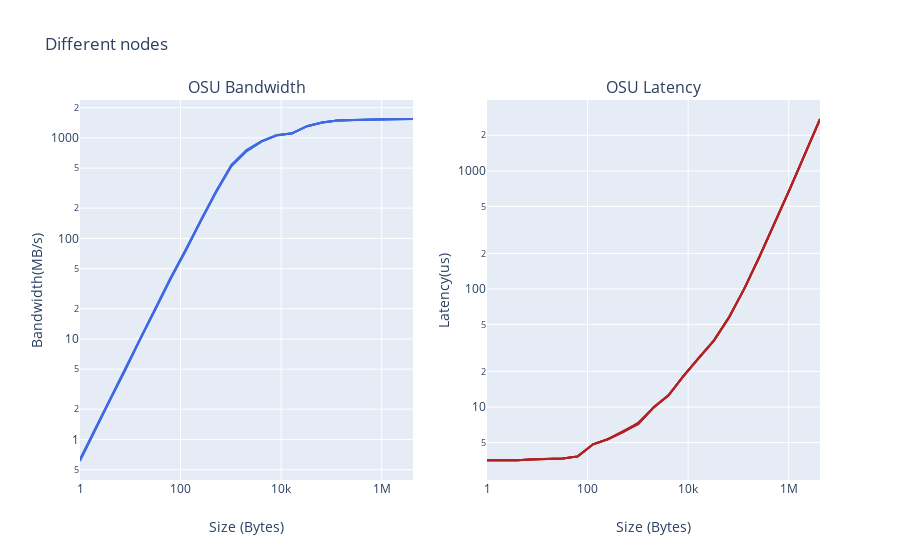

Notebook cell for this chart:
### Markdown cell above
Here we see multiple runs of the different cores, same socket experiment. The topmost line on the bandwidth side represents the initial experiment. I think the major reduction in bandwidth is because resources get limited after the first run and multiple jobs are running at the same time. Latency gets much higher as well, the bottommost line represents the initial experiment.

### Code cell
osu_bw_df_0 = parse_benchmark_output(DIFF_NODES+"/osu_bw.out", 'Size', 'Bandwidth(MB/s)')
osu_bw_df_1 = parse_benchmark_output(DIFF_NODES+"/osu_bw.out.1", 'Size', 'Bandwidth(MB/s)')
osu_bw_df_2 = parse_benchmark_output(DIFF_NODES+"/osu_bw.out.2", 'Size', 'Bandwidth(MB/s)')
osu_bw_df_3 = parse_benchmark_output(DIFF_NODES+"/osu_bw.out.3", 'Size', 'Bandwidth(MB/s)')

osu_lat_df_0 = parse_benchmark_output(DIFF_NODES+"/osu_latency.out", 'Size', 'Latency(us)')
osu_lat_df_1 = parse_benchmark_output(DIFF_NODES+"/osu_latency.out.1", 'Size', 'Latency(us)')
osu_lat_df_2 = parse_benchmark_output(DIFF_NODES+"/osu_latency.out.2", 'Size', 'Latency(us)')
osu_lat_df_3 = parse_benchmark_output(DIFF_NODES+"/osu_latency.out.3", 'Size', 'Latency(us)')

fig = make_subplots(rows=1, cols=2,
    subplot_titles=("OSU Bandwidth","OSU Latency"))
fig.add_trace(go.Scatter(x=osu_bw_df_0['Size'], y=osu_bw_df_0['Bandwidth(MB/s)'], line=dict(color='royalblue')), row=1, col=1)
fig.add_trace(go.Scatter(x=osu_bw_df_1['Size'], y=osu_bw_df_1['Bandwidth(MB/s)'], line=dict(color='royalblue')), row=1, col=1)
fig.add_trace(go.Scatter(x=osu_bw_df_2['Size'], y=osu_bw_df_2['Bandwidth(MB/s)'], line=dict(color='royalblue')), row=1, col=1)
fig.add_trace(go.Scatter(x=osu_bw_df_3['Size'], y=osu_bw_df_3['Bandwidth(MB/s)'], line=dict(color='royalblue')), row=1, col=1)

fig.add_trace(go.Scatter(x=osu_lat_df_0['Size'], y=osu_lat_df_0['Latency(us)'], line=dict(color='firebrick')), row=1, col=2)
fig.add_trace(go.Scatter(x=osu_lat_df_1['Size'], y=osu_lat_df_1['Latency(us)'], line=dict(color='firebrick')), row=1, col=2)
fig.add_trace(go.Scatter(x=osu_lat_df_2['Size'], y=osu_lat_df_2['Latency(us)'], line=dict(color='firebrick')), row=1, col=2)
fig.add_trace(go.Scatter(x=osu_lat_df_3['Size'], y=osu_lat_df_3['Latency(us)'], line=dict(color='firebrick')), row=1, col=2)

fig.update_layout(showlegend=False, title_text="Different nodes")
fig.update_xaxes(title_text='Size (Bytes)')
fig.update_yaxes(title_text='Bandwidth(MB/s)', row=1, col=1)
fig.update_yaxes(title_text='Latency(us)', row=1, col=2)
fig.update_xaxes(type="log")
fig.update_yaxes(type="log")

fig.show()
pio.write_image(fig, DIFF_NODES+"/multiple-lines.png")

### Figure 1 — Plotly figure (JSON) as saved in the notebook; plotly's stock layout.template omitted (floating-point values rounded to 4 significant figures)
{"data": [{"line": {"color": "royalblue"}, "type": "scatter", "x": ["1", "2", "4", "8", "16", "32", "64", "128", "256", "512", "1024", "2048", "4096", "8192", "16384", "32768", "65536", "131072", "262144", "524288", "1048576", "2097152", "4194304"], "xaxis": "x", "y": ["0.63", "1.27", "2.53", "5.08", "10.25", "20.47", "40.76", "77.40", "154.53", "294.88", "530.46", "753.86", "928.01", "1054.98", "1109.36", "1306.95", "1422.36", "1485.56", "1504.13", "1521.80", "1531.48", "1533.90", "1540.06"], "yaxis": "y"}, {"line": {"color": "royalblue"}, "type": "scatter", "x": ["1", "2", "4", "8", "16", "32", "64", "128", "256", "512", "1024", "2048", "4096", "8192", "16384", "32768", "65536", "131072", "262144", "524288", "1048576", "2097152", "4194304"], "xaxis": "x", "y": ["0.61", "1.24", "2.48", "4.90", "10.07", "19.86", "39.56", "75.64", "150.29", "287.19", "522.74", "734.85", "917.16", "1059.31", "1109.33", "1307.16", "1424.14", "1485.23", "1503.98", "1522.28", "1531.47", "1538.14", "1540.63"], "yaxis": "y"}, {"line": {"color": "royalblue"}, "type": "scatter", "x": ["1", "2", "4", "8", "16", "32", "64", "128", "256", "512", "1024", "2048", "4096", "8192", "16384", "32768", "65536", "131072", "262144", "524288", "1048576", "2097152", "4194304"], "xaxis": "x", "y": ["0.63", "1.27", "2.53", "5.10", "10.26", "20.50", "40.62", "78.03", "154.34", "296.45", "537.82", "756.66", "927.78", "1066.40", "1103.94", "1306.73", "1422.84", "1484.68", "1502.16", "1519.91", "1530.48", "1535.91", "1538.24"], "yaxis": "y"}, {"line": {"color": "royalblue"}, "type": "scatter", "x": ["1", "2", "4", "8", "16", "32", "64", "128", "256", "512", "1024", "2048", "4096", "8192", "16384", "32768", "65536", "131072", "262144", "524288", "1048576", "2097152", "4194304"], "xaxis": "x", "y": ["0.63", "1.27", "2.54", "5.11", "10.24", "20.49", "40.68", "77.51", "154.01", "295.12", "530.66", "742.75", "922.72", "1065.20", "1106.23", "1307.34", "1423.24", "1485.07", "1504.31", "1521.38", "1531.88", "1538.41", "1540.57"], "yaxis": "y"}, {"line": {"color": "firebrick"}, "type": "scatter", "x": ["0", "1", "2", "4", "8", "16", "32", "64", "128", "256", "512", "1024", "2048", "4096", "8192", "16384", "32768", "65536", "131072", "262144", "524288", "1048576", "2097152", "4194304"], "xaxis": "x2", "y": ["3.50", "3.55", "3.54", "3.55", "3.60", "3.64", "3.67", "3.82", "4.83", "5.33", "6.16", "7.39", "9.84", "12.56", "18.40", "26.22", "36.68", "57.76", "100.54", "187.13", "357.85", "698.18", "1377.88", "2747.19"], "yaxis": "y2"}, {"line": {"color": "firebrick"}, "type": "scatter", "x": ["0", "1", "2", "4", "8", "16", "32", "64", "128", "256", "512", "1024", "2048", "4096", "8192", "16384", "32768", "65536", "131072", "262144", "524288", "1048576", "2097152", "4194304"], "xaxis": "x2", "y": ["3.49", "3.56", "3.54", "3.55", "3.61", "3.63", "3.66", "3.82", "4.83", "5.36", "6.23", "7.29", "9.91", "12.60", "18.40", "26.17", "36.66", "57.67", "100.48", "187.08", "357.65", "700.78", "1385.49", "2738.99"], "yaxis": "y2"}, {"line": {"color": "firebrick"}, "type": "scatter", "x": ["0", "1", "2", "4", "8", "16", "32", "64", "128", "256", "512", "1024", "2048", "4096", "8192", "16384", "32768", "65536", "131072", "262144", "524288", "1048576", "2097152", "4194304"], "xaxis": "x2", "y": ["3.49", "3.56", "3.53", "3.54", "3.60", "3.62", "3.66", "3.82", "4.81", "5.34", "6.14", "7.24", "9.89", "12.56", "18.46", "26.21", "36.67", "57.67", "100.56", "187.07", "357.68", "697.60", "1377.80", "2737.22"], "yaxis": "y2"}, {"line": {"color": "firebrick"}, "type": "scatter", "x": ["0", "1", "2", "4", "8", "16", "32", "64", "128", "256", "512", "1024", "2048", "4096", "8192", "16384", "32768", "65536", "131072", "262144", "524288", "1048576", "2097152", "4194304"], "xaxis": "x2", "y": ["3.50", "3.54", "3.54", "3.55", "3.61", "3.63", "3.66", "3.82", "4.83", "5.34", "6.21", "7.16", "9.94", "12.62", "18.45", "26.19", "36.67", "57.76", "100.58", "187.23", "357.98", "698.98", "1382.18", "2740.34"], "yaxis": "y2"}], "layout": {"annotations": [{"font": {"size": 16}, "showarrow": false, "text": "OSU Bandwidth", "x": 0.225, "xanchor": "center", "xref": "paper", "y": 1, "yanchor": "bottom", "yref": "paper"}, {"font": {"size": 16}, "showarrow": false, "text": "OSU Latency", "x": 0.775, "xanchor": "center", "xref": "paper", "y": 1, "yanchor": "bottom", "yref": "paper"}], "showlegend": false, "title": {"text": "Different nodes"}, "xaxis": {"anchor": "y", "domain": [0, 0.45], "title": {"text": "Size (Bytes)"}, "type": "log"}, "xaxis2": {"anchor": "y2", "domain": [0.55, 1], "title": {"text": "Size (Bytes)"}, "type": "log"}, "yaxis": {"anchor": "x", "domain": [0, 1], "title": {"text": "Bandwidth(MB/s)"}, "type": "log"}, "yaxis2": {"anchor": "x2", "domain": [0, 1], "title": {"text": "Latency(us)"}, "type": "log"}}}
